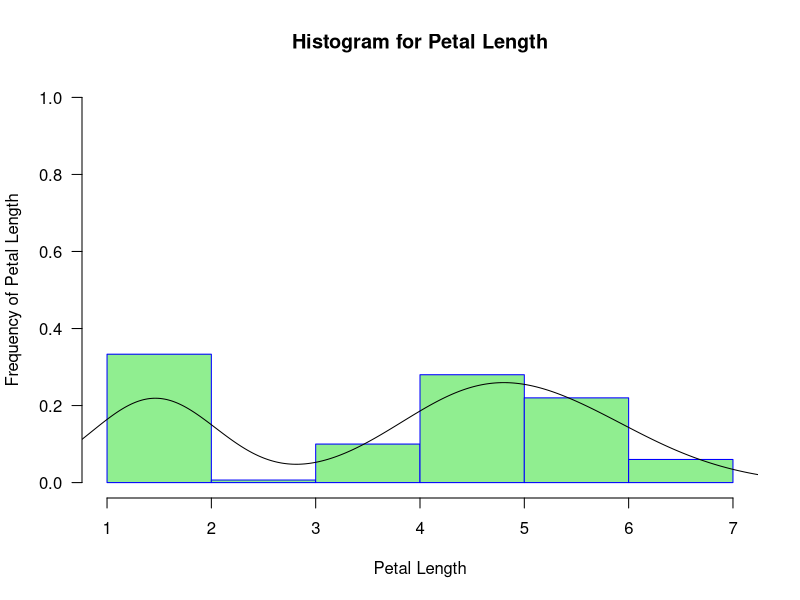
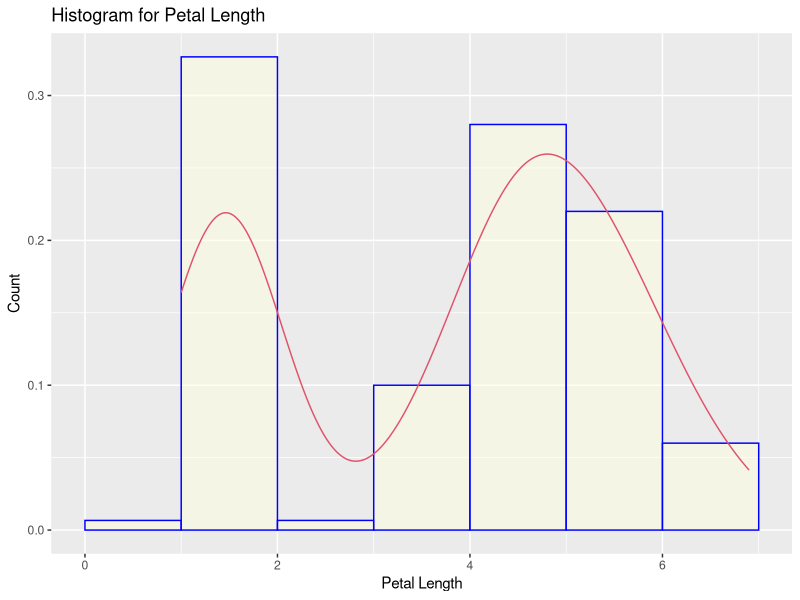

The R script that drew these images, in order:
# This is code for week 1 case study of GEO 511 fall 2021

data("iris")
petal_length_mean <- mean(iris$Petal.Length)
petal_length_mean
hist(iris$Petal.Length, 
     main = "Histogram for Petal Length", 
     xlab = "Petal Length", 
     ylab = "Frequency of Petal Length", 
     col = "lightgreen", 
     border = "blue", 
     las = 1, # place ylab horizontally
     breaks = 6,
     # breaks = c(1:7), 
     # ylim = c(0,50), 
     ylim = c(0,1), # for prob = TRUE
     prob = TRUE
)
lines(density(iris$Petal.Length))

library(tidyverse)
library(here)
library(ggplot2)
iris %>% 
  ggplot(aes(x = Petal.Length)) + 
  geom_histogram(breaks = seq(0, 7, by = 1), 
                 col = "blue",
                 fill = "lightyellow",
                 # aes(fill = ..count..), # for scale_fill_gradient
                 alpha = .5, 
                 aes(y = ..density..)) + 
  labs(title = "Histogram for Petal Length", x = "Petal Length", y = "Count") + 
  # xlim(c(0, 7)) + 
  # ylim(c(0, 50)) + 
  # scale_fill_gradient("Count", low = "green", high = "red") + 
  geom_density(col = 2)

